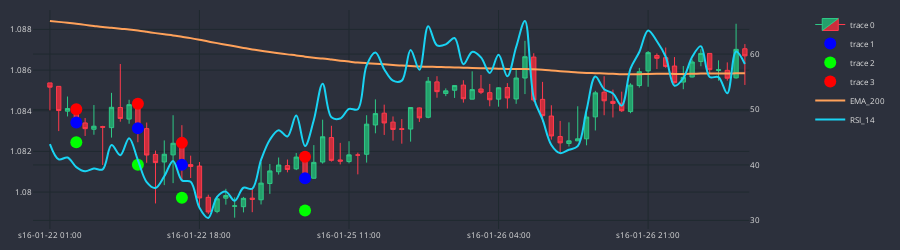

The cell this chart's notebook holds for it:
### Code cell
df_plot = df_slim.iloc[140:220]
cp = CandlePlot(df_plot, candles=True)

trades = cp.df_plot[df_plot.SIGNAL != NONE]

markers = ['mid_c', 'TP', 'SL']
marker_colors = ['#0000FF', '#00FF00', '#FF0000']

for i in range(3):
    cp.fig.add_trace(go.Scatter(
        x = trades.sTime,
        y = trades[markers[i]],
        mode = 'markers',
        marker=dict(color=marker_colors[i], size=12)
    ))
    
cp.show_plot(line_traces=['EMA_200'], sec_traces=['RSI_14'], height=250)
